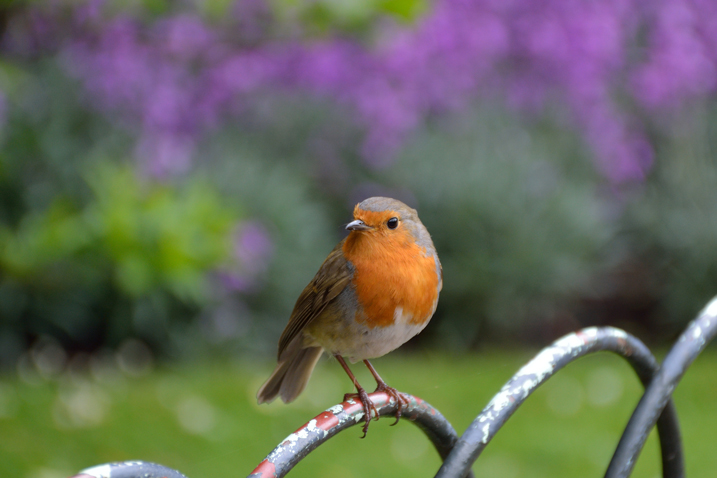
#> input picture 2/2-2/sample.jpg, 717 x 478 px
$ python sample.py ../../../../2/2-2/sample.jpg ../../../../2/2-2/sample.jpg
#> lines starting #> are read from the running program, lines starting #| are printed output that depends on the picture
#> in main, img1 is the input picture: shape (478, 717, 3); mean B, G, R 90.5, 104.6, 102.5
# -*- coding: utf-8 -*-

import sys
import numpy as np
import cv2

def cvAbs(src):
    return np.absolute(src)

def cvAbsDiff(src1, src2):
    src = src1[:src2.shape[0], :src2.shape[1], :src2.shape[2]]
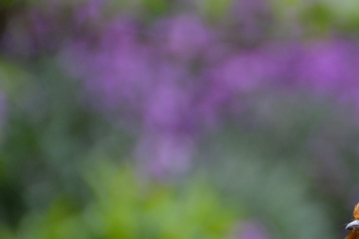
#> src: shape (239, 359, 3); mean B, G, R 98.9, 99.2, 99
    src1[:src2.shape[0], :src2.shape[1], :src2.shape[2]] = np.absolute(src - src2)
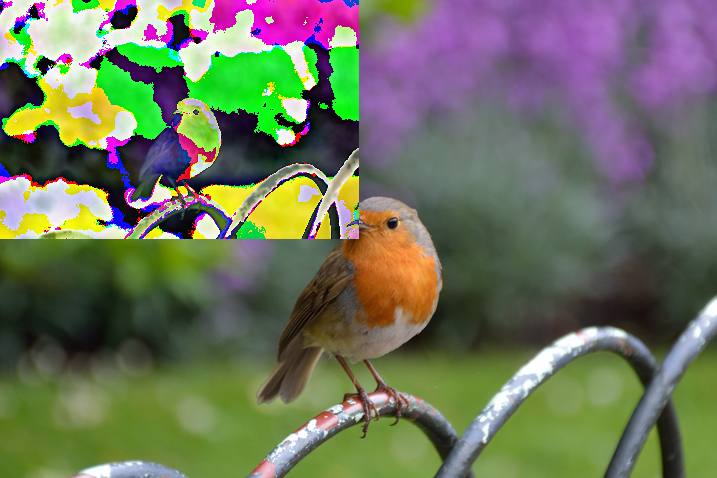
#> src1: shape (478, 717, 3); mean B, G, R 92.2, 115.9, 110
    return src1

def cvAbsDiffS(src, value):
#> called with value = 100
    return np.absolute(src - value)
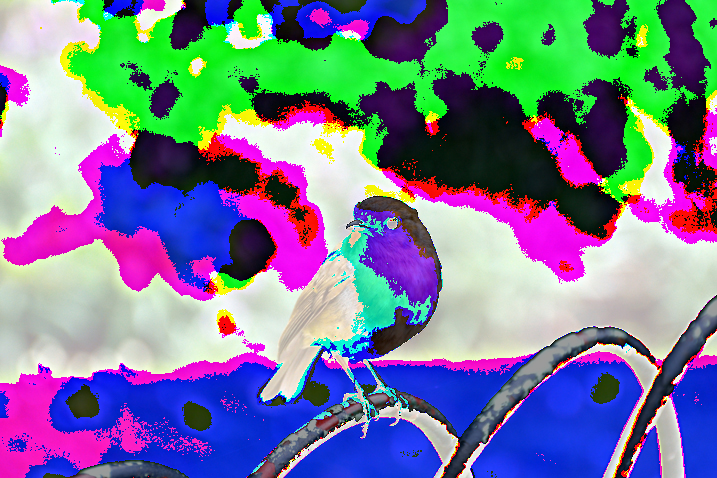
#> returned value: shape (478, 717, 3); mean of channels 0, 1, 2 149.8, 123.6, 117.8; drawn as B, G, R

def main(args):
    img1 = cv2.imread(args[1])
    img2 = cv2.pyrDown(cv2.imread(args[2]))
    cv2.namedWindow('cvAbs')
    cv2.imshow('cvAbs', cvAbs(img1))

    cv2.namedWindow('cvAbsDiff')
    cv2.imshow('cvAbsDiff', cvAbsDiff(np.array(img1), img2))

    cv2.namedWindow('cvAbsDiffS')
    cv2.imshow('cvAbsDiffS', cvAbsDiffS(np.array(img1), 100))

    cv2.waitKey(0)
    cv2.destroyAllWindows()

    return

if __name__ == '__main__':
    args = sys.argv
    main(args)
